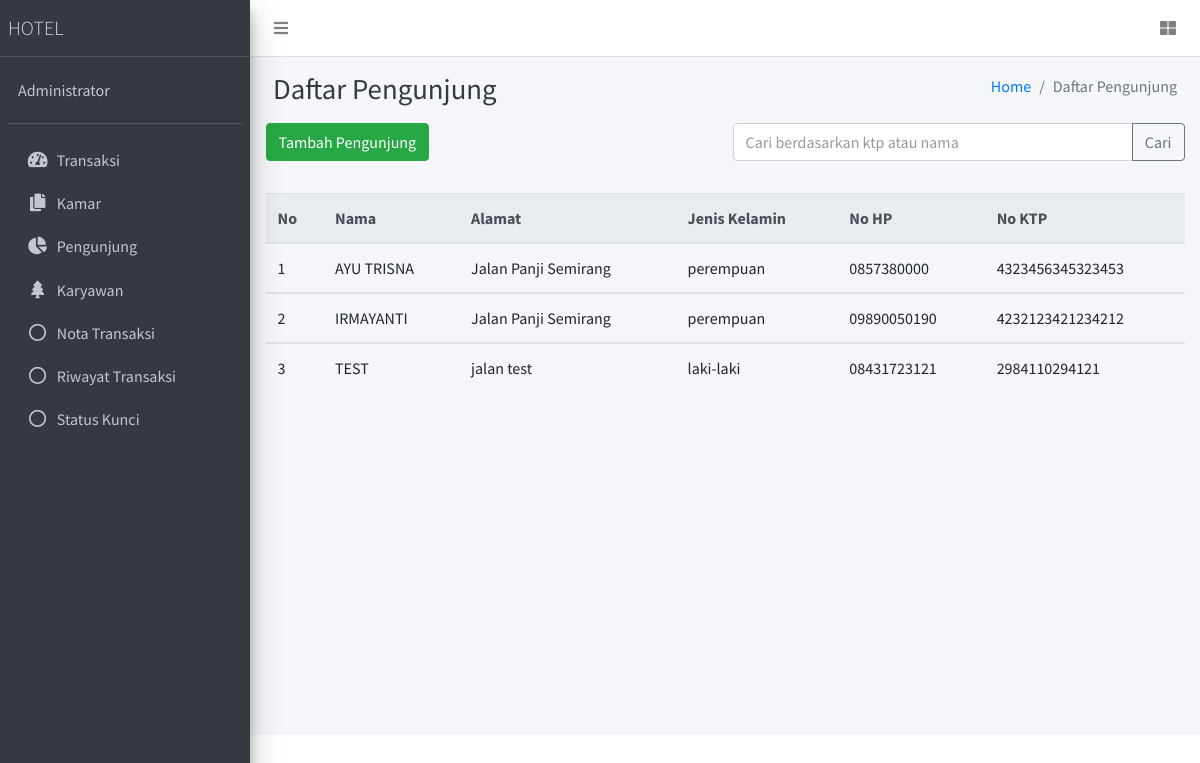
/pengunjung, run on the app's committed database.
### tables this page shows
CREATE TABLE `pengunjung` (
  `id_pengunjung` int(10) NOT NULL,
  `nama` varchar(30) NOT NULL,
  `alamat` varchar(20) NOT NULL,
  `jk` enum('perempuan','laki-laki') NOT NULL,
  `no_hp` varchar(20) NOT NULL,
  `no_ktp` bigint(16) NOT NULL
);

### app/core/Controller.php (called while the page is built, shortened)
<?php
class Controller
{
    public function view($view, $data = [])
    {
        require_once 'app/views/' . $view . '.php';
    }
    public function model($model)
    {
        return new $model;
    }
}

### app/controllers/Pengunjung.php (called while the page is built, shortened)
<?php
class Pengunjung extends Controller
{
    public function index()
    {
        if (!$_POST || $_POST['keyword'] == "") {
            $data['pengunjung'] = $this->model('Pengunjung_model')->selectAll();
        } else {
            $data['pengunjung'] = $this->model('Pengunjung_model')->cariBerdasarkanKeyword($_POST);
        }
        $data['judul'] = "Daftar Pengunjung";
        $this->view('pengunjung/index', $data);
    }
}

### app/core/App.php (called while the page is built, shortened)
<?php
class App
{
    protected $controller = 'transaksi',
        $method = 'index',
        $params = [];
    public function __construct()
    {
        $this->controller = new $this->controller;
        call_user_func_array([$this->controller, $this->method], $this->params);
    }
}

### index.php (called while the page is built, shortened)
<?php
$app = new App;

### app/core/Database.php (called while the page is built, shortened)
<?php
class Database
{
    private $host = DB_HOST;
    private $user = DB_USER;
    private $pass = DB_PASS;
    private $db_name = DB_NAME;
    private $dbh;
    private $stmt;
    public function __construct()
    {
        $dsn = 'mysql:host=' . $this->host . ';dbname=' . $this->db_name;
        $option = [
            PDO::ATTR_PERSISTENT => true,
            PDO::ATTR_ERRMODE => PDO::ERRMODE_EXCEPTION
        ];
        try {
            $this->dbh = new PDO($dsn, $this->user, $this->pass, $option);
        } catch (PDOException $e) {
            die($e->getMessage());
        }
    }
    public function query($query)
    {
        $this->stmt = $this->dbh->prepare($query);
    }
    public function execute()
    {
        $this->stmt->execute();
    }
    public function resultSet()
    {
        $this->execute();
        return $this->stmt->fetchAll(PDO::FETCH_ASSOC);
    }
}

### app/models/Pengunjung_model.php (called while the page is built, shortened)
<?php
class Pengunjung_model
{
    private $db;
    public function __construct()
    {
        $this->db = new Database;
    }
    public function selectAll()
    {
        $this->db->query("SELECT id_pengunjung, UPPER(nama) as nama, alamat, jk, no_hp, no_ktp FROM pengunjung");
        return $this->db->resultSet();
    }
}

### app/views/pengunjung/index.php (the view, shortened to what this page needs)
<div class="content-header">
    <div class="container" id="flasher">
<div class="container-fluid">
    <div class="row mb-2">
        <div class="col-sm-6">
            <h1 class="m-0 text-dark">Daftar Pengunjung</h1>
        </div>
        <div class="col-sm-6">
            <ol class="breadcrumb float-sm-right">
                <li class="breadcrumb-item"><a href="<?= BASEURL ?>">Home</a></li>
                <li class="breadcrumb-item active">Daftar Pengunjung</li>
            </ol>
        </div>
    </div>
</div>
</div>
<div class="container mb-3 mt-3">
    <div class="row">
        <div class="col">
            <form method="POST">
                <button type="button" class="btn btn-success " data-toggle="modal" data-target="#exampleModal">
                    Tambah Pengunjung
                </button>
            </form>
        </div>
        <div class="col">
            <form action="<?= BASEURL ?>pengunjung" method="POST">
                <div class="input-group mb-3">
                    <input type="text" class="form-control" autocomplete='off' name="keyword" placeholder="Cari berdasarkan ktp atau nama" aria-label="Recipient's username" aria-describedby="basic-addon2">
                    <div class="input-group-append">
                        <button class="btn btn-outline-secondary" type="submit">Cari</button>
                    </div>
                </div>
            </form>
        </div>
    </div>
</div>
<div class="container">
    <table class="table">
        <thead class="thead-light">
            <tr>
                <th>No</th>
                <th>Nama </th>
                <th>Alamat</th>
                <th>Jenis Kelamin</th>
                <th>No HP</th>
                <th>No KTP</th>
            </tr>
        </thead>
        <?php $no = 1; ?>
        <?php foreach ($data['pengunjung'] as $pengunjung) : ?>
            <tbody>
                <tr>
                    <td> <?= $no ?></td>
                    <td><?= $pengunjung['nama'] ?></td>
                    <td id='hp<?= $pengunjung['no_ktp'] ?>'><?= $pengunjung['alamat'] ?></td>
                    <td><?= $pengunjung['jk'] ?></td>
                    <td id='hp<?= $pengunjung['no_ktp'] ?>'><?= $pengunjung['no_hp'] ?></td>
                    <td><?= $pengunjung['no_ktp'] ?></td>
                </tr>
                <?php $no += 1; ?>
            </tbody>
        <?php endforeach; ?>
    </table>
</div>

### data on the page
pengunjung: nama "AYU TRISNA", alamat "Jalan Panji Semirang", jk "perempuan", no_hp "0857380000", no_ktp "4323456345323453"
pengunjung: nama "IRMAYANTI", alamat "Jalan Panji Semirang", jk "perempuan", no_hp "09890050190", no_ktp "4232123421234212"
pengunjung: nama "TEST", alamat "jalan test", jk "laki-laki", no_hp "08431723121", no_ktp "2984110294121"
